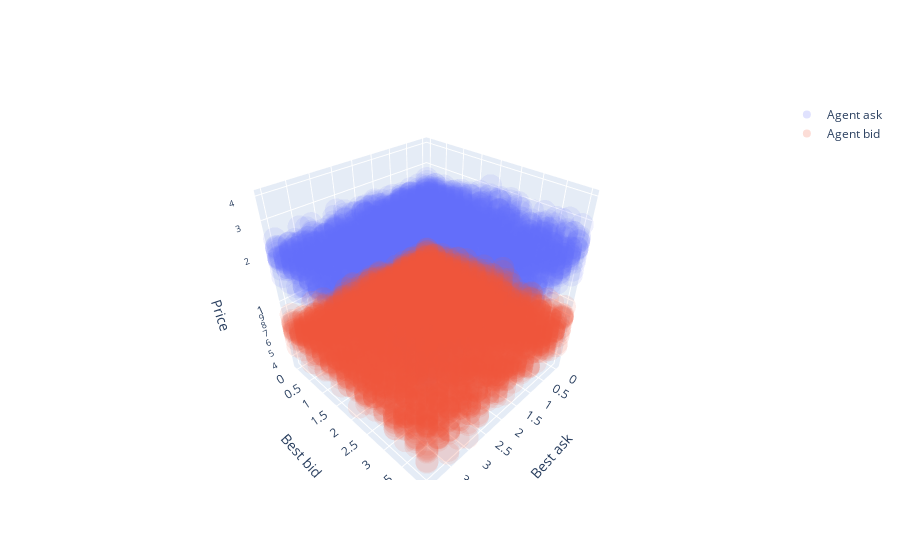

Here is the notebook cell this chart was saved with:
### Code cell
decision_plot(agent)

### Figure 1 — Plotly figure (JSON) as saved in the notebook; plotly's stock layout.template omitted (floating-point values rounded to 4 significant figures; data arrays with more than 128 entries replaced by an {"elided": "..."} marker saying what was removed)
{"data": [{"marker": {"opacity": 0.1}, "mode": "markers", "name": "Agent ask", "type": "scatter3d", "x": {"elided": "4096 float values"}, "y": {"elided": "4096 float values"}, "z": {"elided": "4096 float values"}}, {"marker": {"opacity": 0.1}, "mode": "markers", "name": "Agent bid", "type": "scatter3d", "x": {"elided": "4096 float values"}, "y": {"elided": "4096 float values"}, "z": {"elided": "4096 float values"}}], "layout": {"scene": {"xaxis": {"title": {"text": "Best ask"}}, "yaxis": {"title": {"text": "Best bid"}}, "zaxis": {"title": {"text": "Price"}, "type": "log"}}}}
